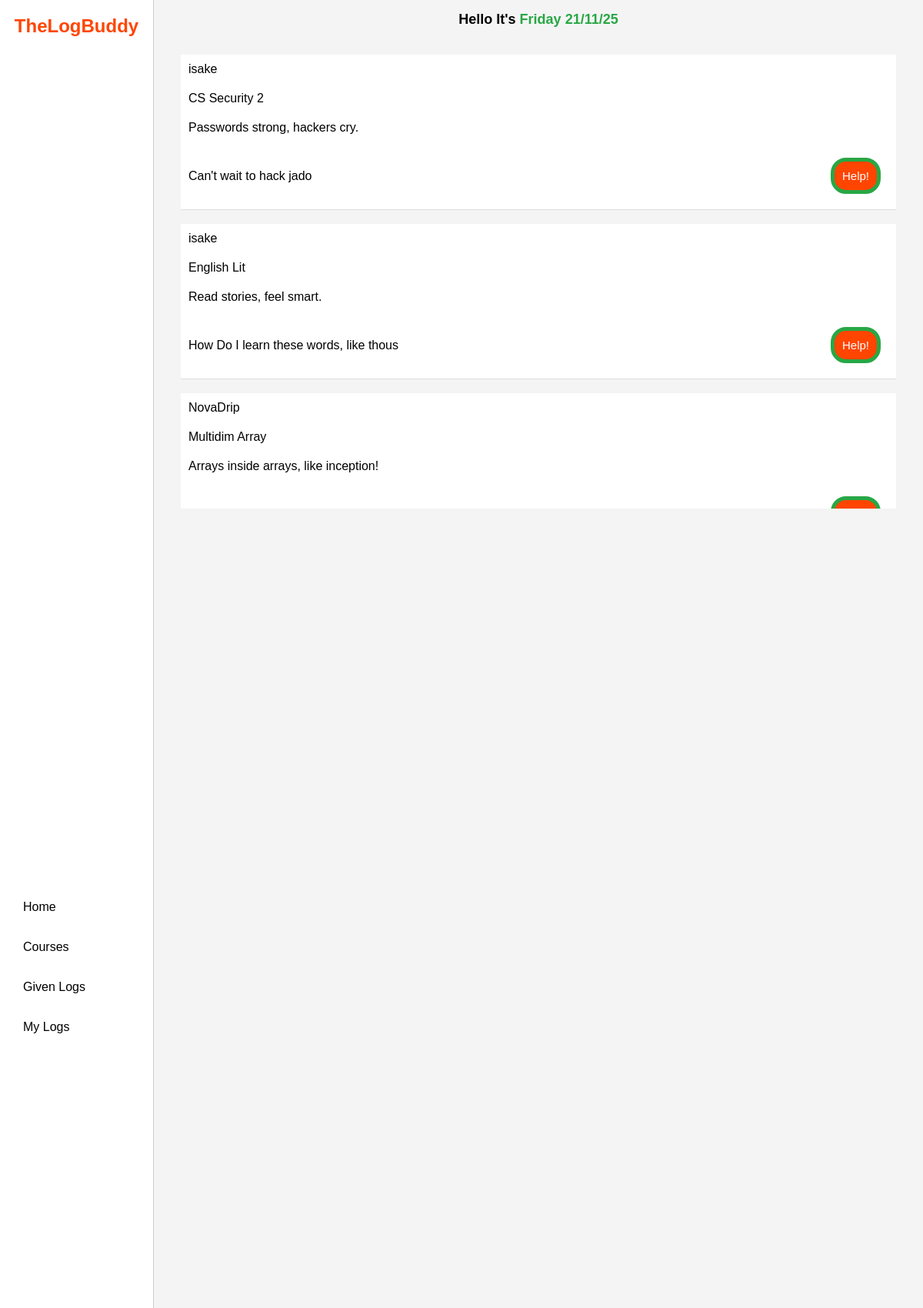
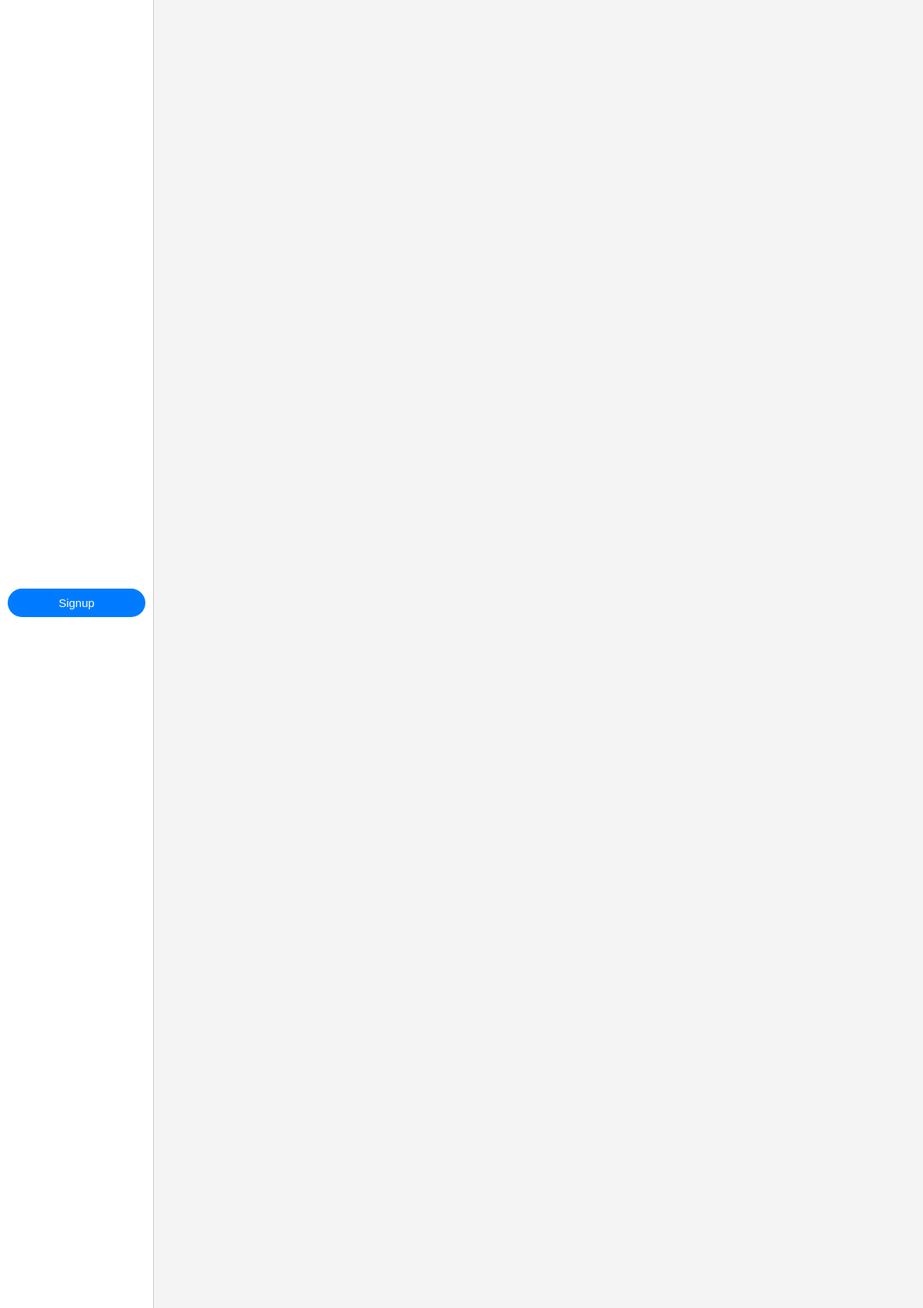
The page / (upper part) on the database its author committed (2 pictures, top to bottom).
### tables this page shows
CREATE TABLE `help` (
  `helpid` int(11) NOT NULL,
  `helpcourseid` int(11) NOT NULL,
  `helpfromuser` int(11) NOT NULL,
  `HelpDecri` text NOT NULL
);

CREATE TABLE `users` (
  `userid` int(11) NOT NULL,
  `username` varchar(250) DEFAULT NULL,
  `password` varchar(250) DEFAULT NULL,
  `names` varchar(250) DEFAULT NULL,
  `usertype` varchar(250) DEFAULT NULL
);

CREATE TABLE `courses` (
  `courseid` int(11) NOT NULL,
  `coursename` varchar(250) DEFAULT NULL,
  `Descri` text NOT NULL
);

### index.php (the view, shortened to what this page needs)
<?php
include("nav.php");
$connection=mysqli_connect("localhost","root","","thelogbuddy");
if (!isset($_SESSION['userid'])) {
    $userid = '0';
}else{
$userid = $_SESSION['userid'];
}
?>
<!DOCTYPE html>
<html lang="en">
<head>
</head>
<body>
<div class="body">
    <h2>Hello <span><?php if(isset($_SESSION['username'])){ echo $_SESSION['username'];}?></span> It's <span><?php echo date('l  d/m/y')?></span></h2>
<div class='tables'>
    <div class='table'>
        <?php
$select="SELECT * FROM help WHERE helpfromuser <> $userid ORDER BY helpid ASC";
$result=mysqli_query($connection,$select);
if (mysqli_num_rows($result)>0) {
    foreach ($result as $data) {
    $fromuser= $data['helpfromuser'];
    $selectUsername=mysqli_fetch_assoc(mysqli_query($connection,"SELECT username from users WHERE userid = $fromuser"));
    $fnUsername=$selectUsername['username'];
    $courseId= $data['helpcourseid'];
    $selectCoursename=mysqli_fetch_assoc(mysqli_query($connection,"SELECT * from courses WHERE courseid = $courseId"));
    $fnCoursename=$selectCoursename['coursename'];
    $fnDescri=$selectCoursename['Descri'];
    $fnId=$selectCoursename['courseid'];
    $fnHelpDescri=$data['HelpDecri'];
    $fnHelpId=$data['helpid'];
    $toHelpId=$data['helpid'];
    $helpcheck=mysqli_num_rows(mysqli_query($connection,"SELECT * from helpee where helpeehelpid='$toHelpId'"));
    if ($helpcheck<1) {
    echo "
    <table cellspacing=0>
    <tr><td colspan=4>".$fnUsername."</td></tr>
    <tr><td colspan=4>".$fnCoursename."</td></tr>
    <tr><td colspan=4>".$fnDescri."</td></tr>
    <tr><td colspan=3>".$fnHelpDescri."</td><td><div class='adddiv'>
    <a href='index.php?add&course=".$fnId."&uname=".$fnUsername."&help=".$fnHelpId."
    ' class='add'>Help!</a></div></td></tr>
    </table>
    <br>
    ";
    }
}
}
?>
        </div>
</div>
</div>
</body>
</html>

### nav.php (style rules this page uses)
* { margin: 0; padding: 0; box-sizing: border-box; }
body { display: flex; font-family: Arial, sans-serif; min-height: 100vh; }
.body, .content { margin-left: 200px; }

### index.php (style rules this page uses)
* { margin: 0; padding: 0; box-sizing: border-box; }
body { font-family: Arial, sans-serif; display: flex; background: #f4f4f4; }
.body { width: 100%; display: flex; flex-direction: column; align-items: center; }
.body h2 { margin: 15px 0 5px; font-size: 18px; }
.tables { width: 95%; min-height: 300px; max-height: 600px; display: flex; justify-content: center; margin: 20px 0; }
.table { width: 100%; overflow-y: auto; border-radius: 5px; padding: 10px; }
table { width: 100%; border-collapse: collapse; text-align: left; border-bottom: 1px solid #ddd; }
td { padding: 10px; background: white; }
tr:nth-child(odd) { background-color: #f0f0f0; }
.add, .delete, .update { padding: 7px 12px; border-radius: 4px; text-decoration: none; font-size: 14px; color: white; }
span { color: #28a745; }
.adddiv { width: 100%; text-align: right; }
.add { border-radius: 20px; border: 5px solid #28a745; font-size: 15px; background: orangered; margin: 10px; padding: 10px; display: inline-block; }

### rows shown on the page
help: helpfromuser.username "isake", helpcourseid.coursename "CS Security 2", helpcourseid.Descri "Passwords strong, hackers cry.", HelpDecri "Can't wait to hack jado"
help: helpfromuser.username "isake", helpcourseid.coursename "English Lit", helpcourseid.Descri "Read stories, feel smart.", HelpDecri "How Do I learn these words, like thous"
help: helpfromuser.username "NovaDrip", helpcourseid.coursename "Multidim Array", helpcourseid.Descri "Arrays inside arrays, like inception!"
